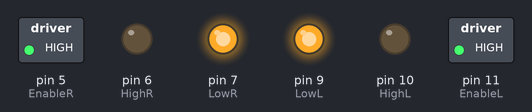
Bench run of a sketch on a simulated Arduino Uno, built with avr-gcc and run on an emulated ATmega328P. On the bench: switched loads named in the sketch (green lamp = pin HIGH), output pins drawn as LEDs (lit = HIGH).

Above: at 0.1 s.
Timing chart, 0 to 1.6 s (numbered marks = the images above):
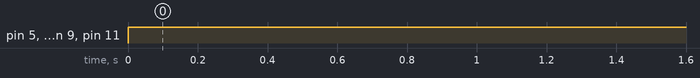

The sketch:

Test_Motors.ino
```cpp
const int EnableR=5;
const int HighR =6;  //Right Side
const int LowR = 7;

const int EnableL = 11;
const int HighL = 10; // Left Side
const int LowL = 9;

void setup() {
  // put your setup code here, to run once:
  pinMode(EnableR,OUTPUT);
  pinMode(HighR,OUTPUT);
  pinMode(LowR,OUTPUT);
  pinMode(EnableL,OUTPUT);
  pinMode(HighL,OUTPUT);
  pinMode(LowL,OUTPUT);

}
void Forward(){
  digitalWrite(HighL,LOW);
  digitalWrite(LowL,HIGH);
  analogWrite(EnableL,255);

  digitalWrite(HighR,LOW);
  digitalWrite(LowR,HIGH);
  analogWrite(EnableR,255);
}

void Backward(){
  digitalWrite(HighL,LOW);
  digitalWrite(LowL,HIGH);
  analogWrite(EnableL,255);

  digitalWrite(HighR,LOW);
  digitalWrite(LowR,HIGH);
  analogWrite(EnableR,255);
}
void loop() {
  // put your main code here, to run repeatedly:
  Forward();


}
```

Measured:
- by itself, pin 5 (EnableR), pin 7 (LowR), pin 9 (LowL), pin 11 (EnableL): LOW → HIGH at 0.00 s
